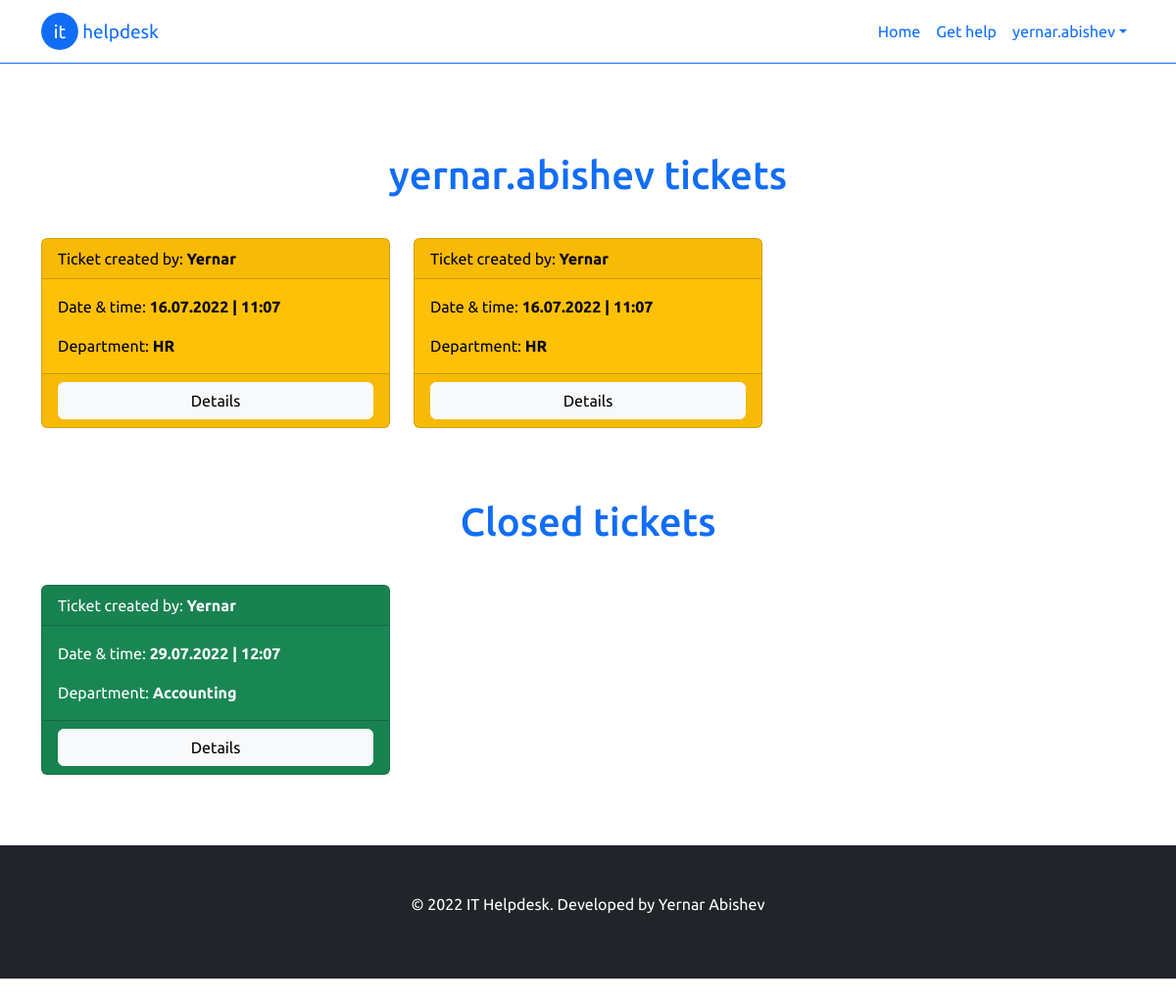
Screenshot of /my-tickets/ (signed in) with the database file from the repository.
### helpdeskApp/models.py (models this page shows, shortened)
class Ticket(models.Model):
    problemDescription = models.TextField("Problem description")
    user = models.ForeignKey(User, on_delete=models.CASCADE, verbose_name="Employee", default="")
    department = models.ForeignKey(Department, on_delete=models.CASCADE, verbose_name="Department", default="")
    ticketDate = models.DateTimeField(default=datetime.now)
    photo = models.ImageField("Photo", upload_to='problems')
    isActive = models.BooleanField(default=True)
    def get_absolute_url(self):
        return reverse('ticketDetails', args=[self.pk])
    class Meta:
        verbose_name_plural = "Tickets"

class Department(models.Model):
    departmentName = models.CharField("Department name", max_length=255)
    cabinetNumber = models.IntegerField("Cabinet number", max_length=4)
    def __str__(self):
        return self.departmentName
    class Meta:
        verbose_name_plural = "Departments"

### helpdeskApp/views.py (the view)
# urls.py: path('my-tickets/', views.userTickets, name='userTickets'),
def userTickets(request):
    user = request.user
    userTickets = Ticket.objects.filter(user=user).order_by('-ticketDate')
    return render(request, "site/user-tickets.html", {
        'user': user,
        'userTickets': userTickets
    })

### helpdeskApp/templates/site/user-tickets.html (shortened to what this page needs)
{% extends '../base.html' %}
{% load static %}
{% block content %}
<div id="tickets">
        <div class="container">
            <h1>{{ user.username }} tickets</h1>
            <div class="row mb-5">
                {% for ticket in userTickets %}
                {% if ticket.isActive %}
                <div class="col-md-4 mb-2">
                    <div class="card text-bg-warning mb-3">
                        <div class="card-header">Ticket created by: <strong>{{ user.first_name }}</strong></div>
                        <div class="card-body">
                          <p class="card-text">Date & time: <strong>{{ticket.ticketDate|date:"d.m.Y | h:m" }}</strong></p>
                          <p class="card-text">Department: <strong>{{ ticket.department }}</strong></p>
                        </div>
                        <div class="card-footer">
                            <div class="d-grid">
                                <a href="{{ ticket.get_absolute_url }}" class="btn btn-light">Details</a>
                            </div>
                        </div>
                    </div>
                </div>
                {% endif %}
                {% endfor %}
            </div>
            <h1>Closed tickets</h1>
            <div class="row mb-5">
                {% for ticket in userTickets %}
                {% if not ticket.isActive %}
                <div class="col-md-4 mb-2">
                    <div class="card text-bg-success mb-3">
                        <div class="card-header">Ticket created by: <strong>{{ user.first_name }}</strong></div>
                        <div class="card-body">
                          <p class="card-text">Date & time: <strong>{{ticket.ticketDate|date:"d.m.Y | h:m" }}</strong></p>
                          <p class="card-text">Department: <strong>{{ ticket.department }}</strong></p>
                        </div>
                        <div class="card-footer">
                            <div class="d-grid">
                                <a href="{{ ticket.get_absolute_url }}" class="btn btn-light">Details</a>
                            </div>
                        </div>
                    </div>
                </div>
                 {% endif %}
                {% endfor %}
        </div>
    </div>
{% endblock %}

### helpdeskApp/templates/base.html (shortened to what this page needs)
{% load static %}
<!DOCTYPE html>
<html lang="ru">
<head>
    <link rel="stylesheet" href="{% static 'css/style.css' %}">
    <link rel="stylesheet" href="{% static 'css/bootstrap.min.css' %}">
</head>
<body>
    <nav class="navbar navbar-expand-lg border-bottom border-primary">
        <div class="container">
          <a class="brand" href="#"><img src="{% static 'img/logo.svg' %}" alt=""></a>
          <div class="collapse navbar-collapse" id="navbarSupportedContent">
            <ul class="navbar-nav ms-auto mb-2 mb-lg-0">
              <li class="nav-item">
                <a class="nav-link text-primary" aria-current="page" href="{% url 'home' %}">Home</a>
              </li>
                {% if user.is_authenticated %}
                <li class="nav-item">
                    <a class="nav-link text-primary" aria-current="page" href="{% url 'addTicket' %}">Get help</a>
                </li>
              <li class="nav-item dropdown">
                <a class="nav-link dropdown-toggle text-primary" href="#" id="navbarDropdown" role="button" data-bs-toggle="dropdown" aria-expanded="false">{{ user.username }}</a>
              </li>
                {% endif %}
            </ul>
          </div>
        </div>
    </nav>
    {% block content %}
    {% endblock %}
    <footer class="pt-5 pb-5 bg-dark">
        <div class="container">
              <p class="text-center text-white">© 2022 IT Helpdesk. Developed by Yernar Abishev</p>
        </div>
    </footer>
</body>
</html>

### helpdeskApp/static/css/style.css (style rules this page uses)
* { font-family: 'Ubuntu', sans-serif; }
.brand { padding: 0.3125rem 0; margin-right: 1rem; white-space: nowrap; }
.brand img { width: 120px; }
#tickets, #ticket-detail, #user { padding: 90px 0; }
#tickets h1, #ticket-detail h1, #user h1 { text-align: center; color: #116df6; margin-bottom: 40px; }

### rows the page displays
Ticket: ticketDate|h "16.07.2022 | 11:07", department "HR"
Ticket: ticketDate|h "16.07.2022 | 11:07", department "HR"
Ticket: ticketDate|h "29.07.2022 | 12:07", department "Accounting"

### other values shown
{{ user.username }} "yernar.abishev"
{{ user.first_name }} "Yernar"
